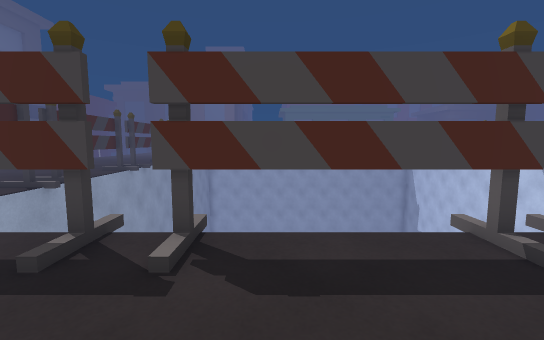
view 1 (above)

23 first-person views from a walk through a Unity game level. The camera is 1.2 m above the floor, tilts 6° down and sees 90° across. The floor is counted in squares, 1 m on a side. Each view is taken from the middle of a square. On the plan, view 1 faces up. The plan holds only what a view shows up to about 13 squares ahead; the rest is blank. The place goes on beyond the plan. The player character is not drawn.

view 2
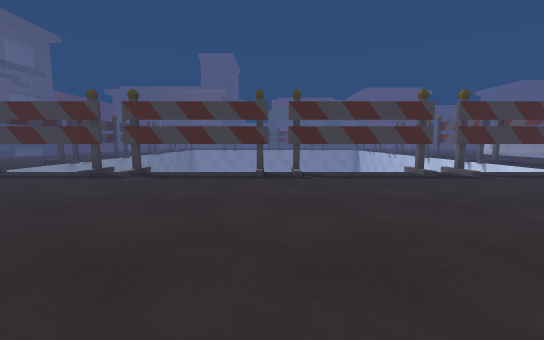

view 3
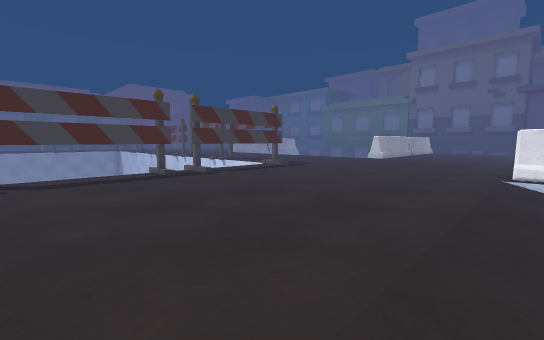

view 4
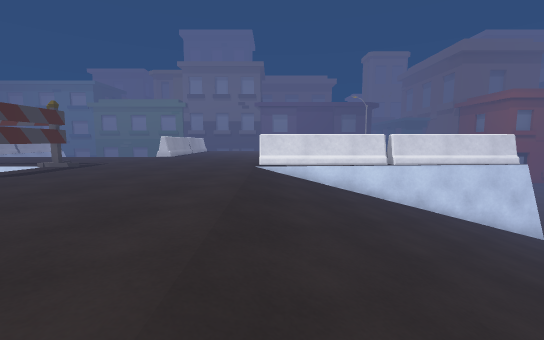

view 5
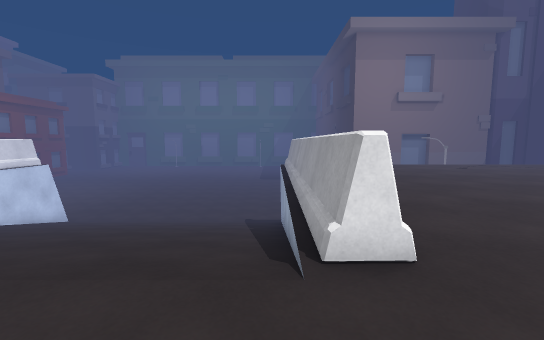

view 6
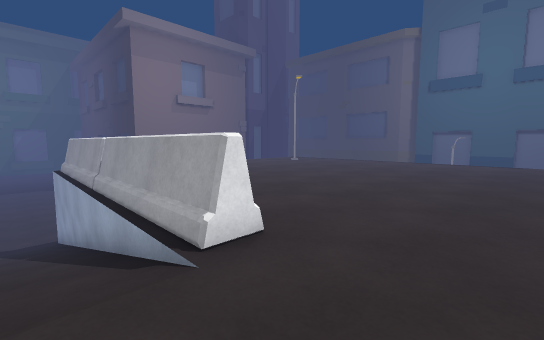

view 7
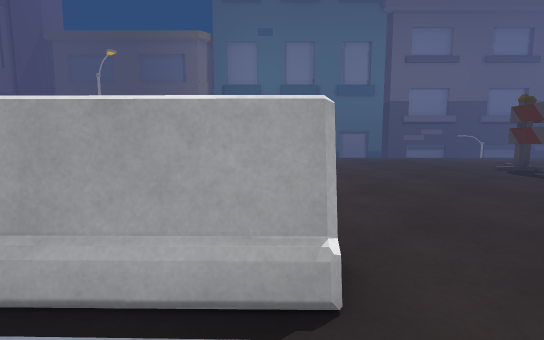

view 8
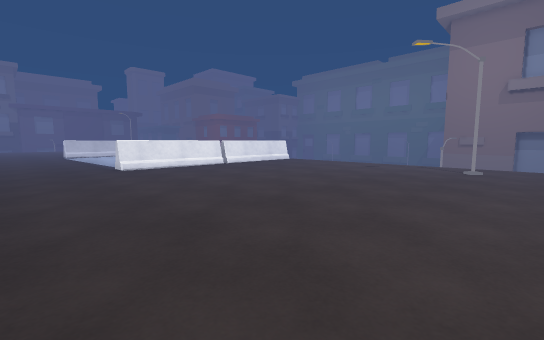

view 9
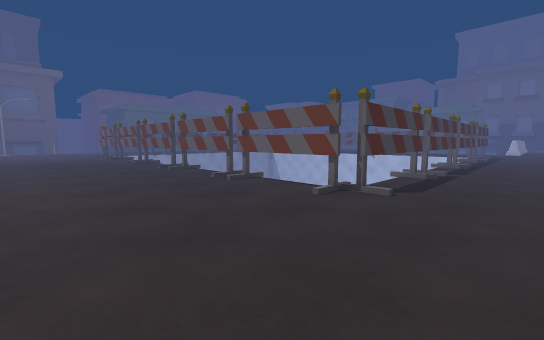

view 10
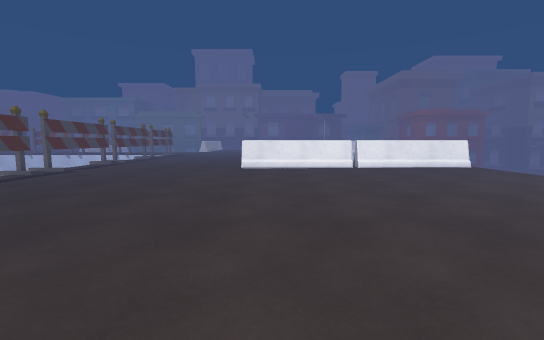

view 11
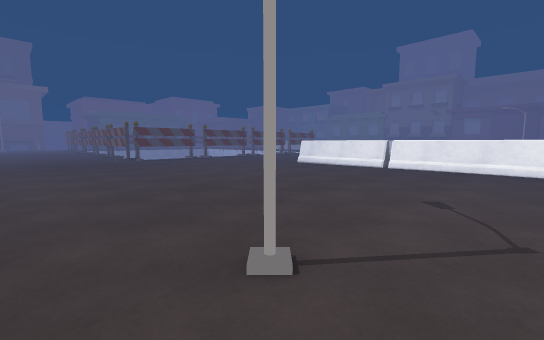

view 12
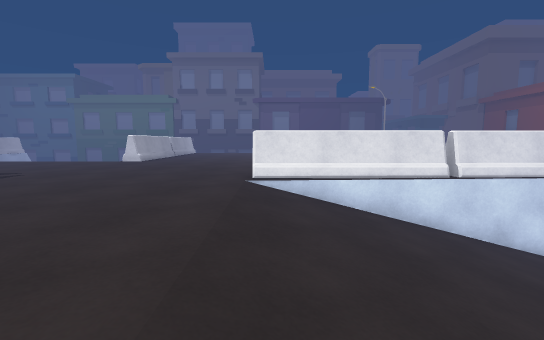

view 13
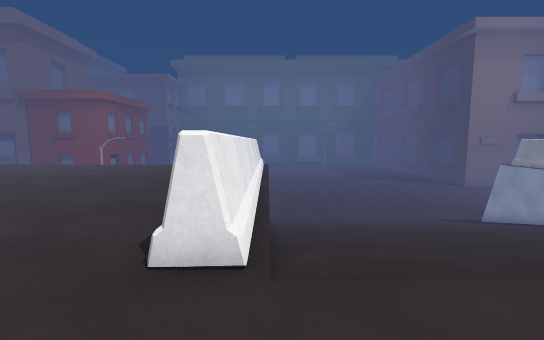

view 14
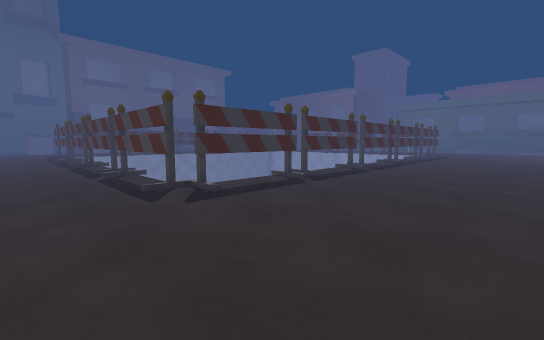

view 15
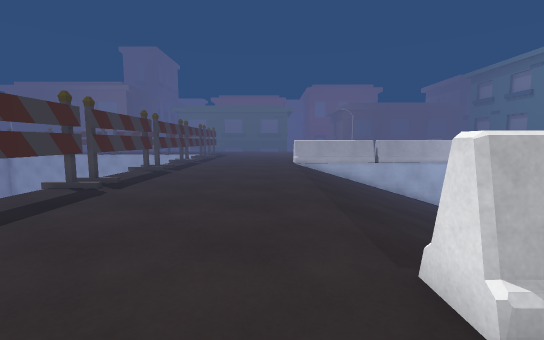

view 16
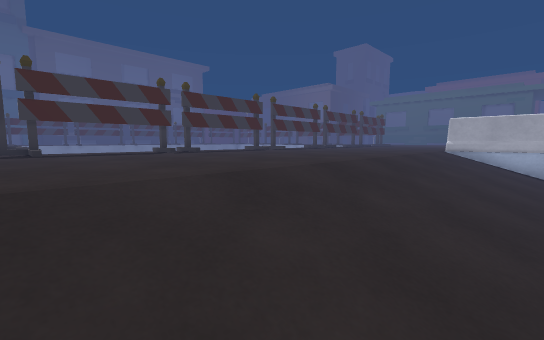

view 17
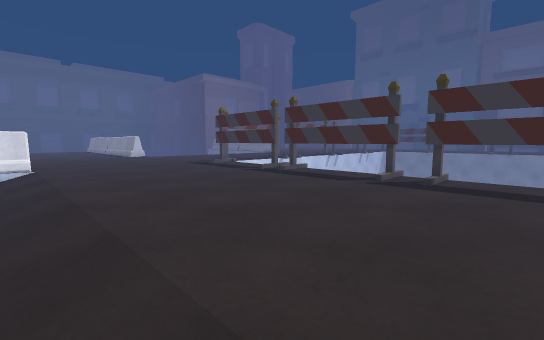

view 18
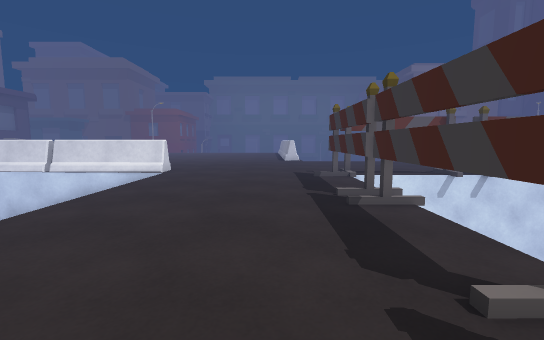

view 19
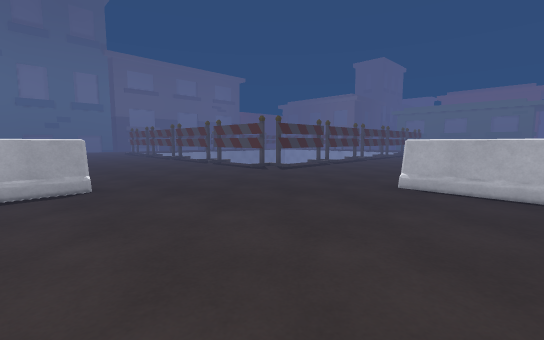

view 20
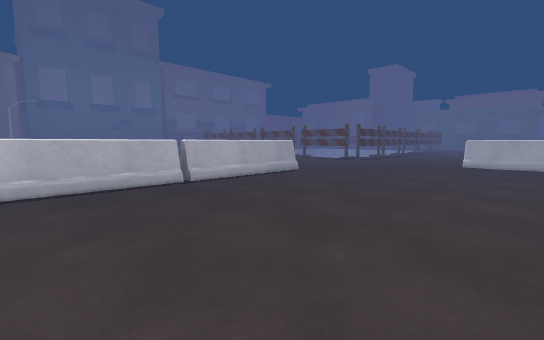

view 21
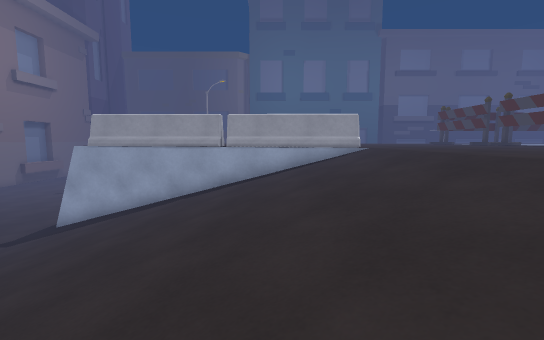

view 22
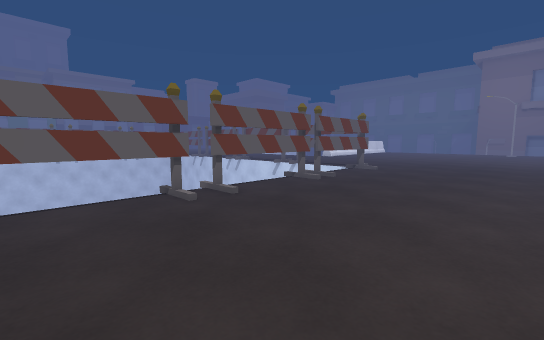

view 23
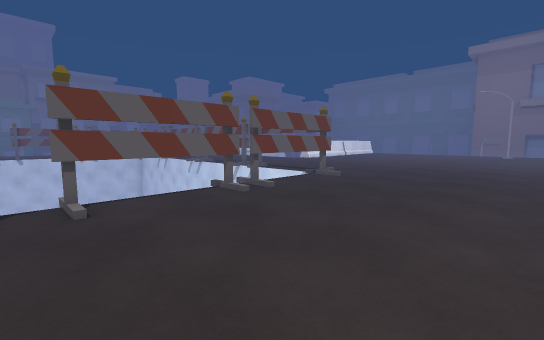

### Floor plan
Key: @ floor where view 1 was taken; # wall or solid block; x gap in a wall; . floor; / step, stairs or slope; = window, fence, low wall or low ledge; ^ raised ledge; v drop or lower ground; O other object.
Columns run from 13 left of view 1 to 22 right of it. Each row starts with its distance up from view 1.
 15  ......O                  O  ....###
 14  ......O                 vO......///
 13  ......O                 vO......///
 12  ......O                 vO......///
 11  ......#                 vO......///
 10  ......#                 vO......///
  9  ......#                 vO......///
  8  ......O                 vO......///
  7  ......x                 vO......///
  6  ......#                 vO......///
  5  ......#                 vO......///
  4  ......O          vvv    vO......///
  3  ......OOOOOOOOOOOOOOOOOOO.......///
  2  ................................^^#
  1  ...................................
  0  ............@......................
 -1  ...................................
 -2 v...................................
 -3 v...................................
 -4 v...................................
 -5  .............#////////////#........
 -6  .............#////////////#........
 -7  .............#=//////////=#........
 -8  .............##//////////##........
 -9  .............##//////////##........
-10  .............##//////////##........
-11  .............##//////////##........
-12  .............#///////////##........
-13  ..O..........#///////////##........
-14  .............#///////////#^........
-15  .............#///////////#^   .....
-16               #///        #

Where each view was taken, in squares from view 1:
view 1: 0 up, 0 right, facing up
view 2: 5 down, 3 right, facing up
view 3: 5 down, 4 right, facing up-right
view 4: 5 down, 2 right, facing right
view 5: 2 down, 2 right, facing down
view 6: 2 down, 3 right, facing down-left
view 7: 5 down, 3 right, facing left
view 8: 1 down, 12 left, facing down-right
view 9: 0 up, 12 left, facing up-right
view 10: 6 down, 12 left, facing right
view 11: 15 down, 12 left, facing up-right
view 12: 5 down, 6 right, facing right
view 13: 2 down, 13 right, facing down
view 14: 0 up, 19 right, facing up-left
view 15: 0 up, 18 right, facing up
view 16: 3 up, 22 right, facing up-left
view 17: 14 up, 20 right, facing down-left
view 18: 13 up, 15 right, facing down
view 19: 6 down, 22 right, facing up-left
view 20: 14 down, 22 right, facing up-left
view 21: 8 down, 12 right, facing left
view 22: 15 up, 12 left, facing down-right
view 23: 12 up, 12 left, facing down-right
